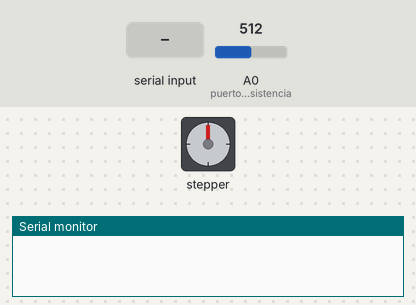
This sketch was run on a simulated Arduino Mega 2560, built with avr-gcc and run on an emulated ATmega2560. Parts: stepper motor, the last lines printed to the serial monitor. The test bench sets the inputs (shaded band); at power-on: A0 (puerto_fotoresistencia) = 512. Stepper angles assume 2048 steps per turn.

Above: at 1.2 s.
1.3 s: "s90\n" received over Serial
At 2.4 s:
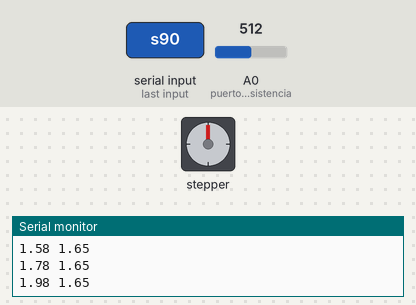
4.3 s: A0 (puerto_fotoresistencia) set to 716
7.3 s: A0 (puerto_fotoresistencia) set to 900
At 13.6 s:
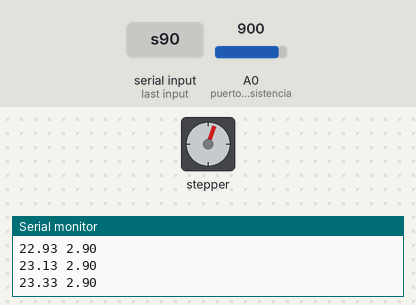
Timing chart, 0 to 27.1 s (numbered marks = the images above; inputs shaded):
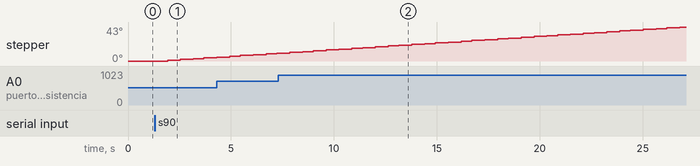

The sketch:

MotordePaso-Harold.ino
```cpp
#include <Stepper.h>

const float pasosPorGrado = 5.058844111;  // Pasos por grado
Stepper myStepper(2048, 23, 13, 5, 12);   // Configuración del motor

int angulo_barrido = 70;    // Ángulo de barrido por defecto
int comenzar = 0;           // Bandera para activar el barrido
#define puerto_fotoresistencia A0 // Foto-resistencia conectada al pin A0

void setup() {
  myStepper.setSpeed(10); // Velocidad en RPM del motor de paso
  Serial.begin(115200);
}

void loop() {
  // Revisa si hay datos disponibles en el puerto Serial
  if (Serial.available() > 0) {
    char caracter = Serial.read();
    if (caracter == 'p') {
      // Comando 'p#' para avanzar 'pasos' específicos
      int pasos = Serial.parseInt();
      myStepper.step(pasos);
    } else if (caracter == 'f') {
      // Comando 'f' para leer el voltaje de la fotoresistencia
      float voltage = analogRead(puerto_fotoresistencia) * 3.3 / 1023.0;
      Serial.println(voltage);
    } else if (caracter == 's') {
      // Comando 's#' para definir el ángulo de barrido
      angulo_barrido = Serial.parseInt();
      comenzar = 1;  // Activa el barrido
    }
  }

  if (comenzar == 1) {
    // Si se activa el barrido
    comenzar = 0;  // Resetea la bandera de activación
    int Npasos = angulo_barrido * pasosPorGrado; // Calcula el número de pasos según el ángulo de barrido
    for (int i = 0; i < Npasos; i++) {
      // Lee el voltaje de la fotoresistencia
      float voltaje_fotoresistencia = analogRead(puerto_fotoresistencia) * 3.3 / 1023.0;

      // Imprime el ángulo y voltaje en Serial
      Serial.print(i / pasosPorGrado); // Ángulo actual basado en pasos
      Serial.print(" ");
      Serial.println(voltaje_fotoresistencia); // Voltaje de la fotoresistencia

      delay(100);  // Tiempo entre pasos para que la medición se estabilice
      myStepper.step(1);  // Avanza un paso
    }
  }
}
```
